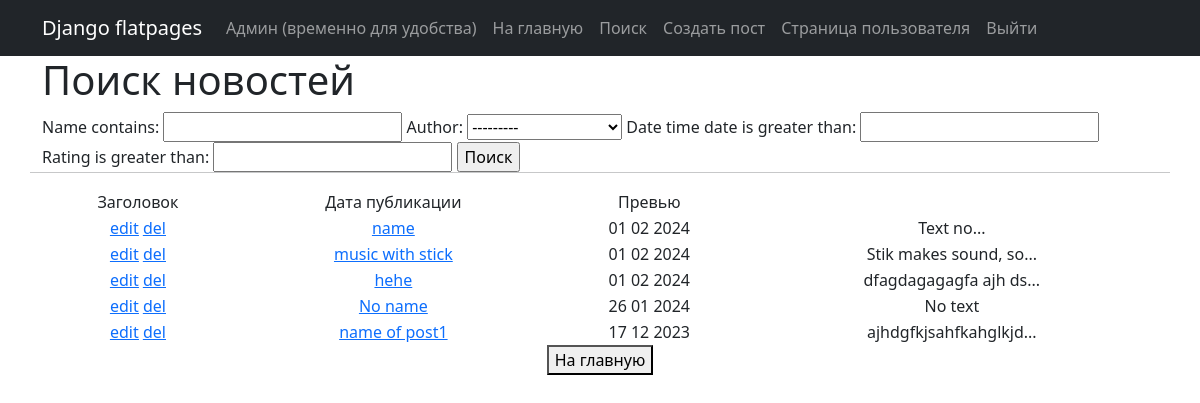
/news/search, run on the app's committed database.
### news/models.py (models this page shows, shortened)
class Post(models.Model):
    author = models.ForeignKey(Authors, on_delete=models.CASCADE)
    articleORnews = models.BooleanField()  # article true / news false
    date_time = models.DateTimeField(auto_now_add=True)
    m_to_m_cat = models.ManyToManyField(Category, through="PostCategory")
    name = models.CharField(max_length=255)
    text = models.TextField()
    rating = models.IntegerField(default=0)
    def preview(self):
        if not self.text:
            return 'No text'
        else:
            return self.text[:20] + '...'
    def self_name(self):
        if not self.name:
            return 'No name'
        else:
            return self.name

### news/views.py (the view)
# urls.py: path('search', NewsSearch.as_view(), name='post_search'),
class NewsSearch(ListView):
    model = Post
    ordering = '-date_time'
    template_name = 'NewsSearch.html'
    context_object_name = 'news'
    paginate_by = 2
    def get_context_data(self, **kwargs):
        context = super().get_context_data(**kwargs)
        context['filter'] = NewsFilter(self.request.GET, queryset=self.get_queryset())
        context['form'] = NewsForm()
        return context

### news/forms.py
class NewsForm(ModelForm):
    class Meta:
        model = Post
        fields = ['name', 'author', 'articleORnews', 'm_to_m_cat', 'text']

### templates/NewsSearch.html (shortened to what this page needs)
{% extends 'flatpages/default.html' %}
{% block content %}
    <h1>Поиск новостей</h1>
    <form method="GET">
    {{ filter.form }}
    <input type="submit" value="Поиск">
    </form>
    <hr>
    {% if news %}
       <div class="col-lg-12 text-center">
       <table class="col-lg-12 text-center">
           <tr>
               <td>
                   Заголовок
               </td>
               <td>
                   Дата публикации
               </td>
               <td>
                   Превью
               </td>
           </tr>
           {% for post in filter.qs %}
           <tr>
               <td>
                   <a href="{% url 'post_update' post.id %}"><u>edit</u></a>
                   <a href="{% url 'post_delete' post.id %}"><u> del </u></a>
               </td>
               <td>
                   <a href="{% url 'post_detail' post.id %}">{{ post.self_name }}</a>
               </td>
               <td>
                   {{ post.date_time|date:'d m Y' }}
               </td>
               <td>
                   {{ post.preview }}
               </td>
           </tr>
           {% endfor %}
       </table>
       </div>
    {% else %}
        <h2>Нет новостей</h2>
    {% endif %}
<div class="col-lg-12 text-center">
<form action="/news">
    <button>На главную</button>
</form>
</div>
{% endblock content %}

### data on the page
Post: self_name "name", date_time "01 02 2024", preview "Text no..."
Post: self_name "music with stick", date_time "01 02 2024", preview "Stik makes sound, so..."
Post: self_name "hehe", date_time "01 02 2024", preview "dfagdagagagfa ajh ds..."
Post: self_name "No name", date_time "26 01 2024", preview "No text"
Post: self_name "name of post1", date_time "17 12 2023", preview "ajhdgfkjsahfkahglkjd..."
